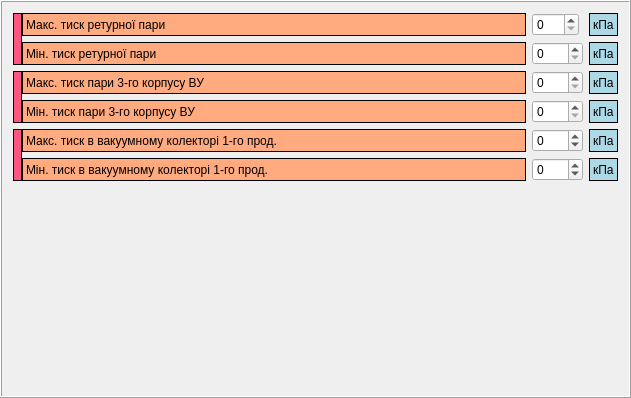
  <widget class="QFrame" name="frame_13">
   <property name="geometry">
    <rect>
     <x>1270</x>
     <y>20</y>
     <width>631</width>
     <height>398</height>
    </rect>
   </property>
   <property name="frameShape">
    <enum>QFrame::Box</enum>
   </property>
   <property name="frameShadow">
    <enum>QFrame::Raised</enum>
   </property>
   <layout class="QGridLayout" name="gridLayout_13">
    <item row="2" column="0" rowspan="2">
     <widget class="QFrame" name="frame_15">
      <property name="frameShape">
       <enum>QFrame::NoFrame</enum>
      </property>
      <property name="frameShadow">
       <enum>QFrame::Raised</enum>
      </property>
      <layout class="QGridLayout" name="gridLayout_15" columnstretch="0,0" columnminimumwidth="0,0">
       <property name="leftMargin">
        <number>0</number>
       </property>
       <property name="topMargin">
        <number>0</number>
       </property>
       <property name="rightMargin">
        <number>0</number>
       </property>
       <property name="bottomMargin">
        <number>0</number>
       </property>
       <property name="horizontalSpacing">
        <number>0</number>
       </property>
       <item row="0" column="1">
        <widget class="QLabel" name="label_69">
         <property name="styleSheet">
          <string notr="true">background-color: rgb(255, 170, 127)</string>
         </property>
         <property name="frameShape">
          <enum>QFrame::Box</enum>
         </property>
         <property name="text">
          <string>Макс. тиск пари 3-го корпусу ВУ</string>
         </property>
        </widget>
       </item>
       <item row="1" column="1">
        <widget class="QLabel" name="label_71">
         <property name="styleSheet">
          <string notr="true">background-color: rgb(255, 170, 127)</string>
         </property>
         <property name="frameShape">
          <enum>QFrame::Box</enum>
         </property>
         <property name="text">
          <string>Мін. тиск пари 3-го корпусу ВУ</string>
         </property>
        </widget>
       </item>
       <item row="0" column="0" rowspan="2">
        <widget class="QLabel" name="label_72">
         <property name="sizePolicy">
          <sizepolicy hsizetype="Maximum" vsizetype="Preferred">
           <horstretch>0</horstretch>
           <verstretch>0</verstretch>
          </sizepolicy>
         </property>
         <property name="styleSheet">
          <string notr="true">background-color: rgb(255, 85, 127)</string>
         </property>
         <property name="frameShape">
          <enum>QFrame::Box</enum>
         </property>
         <property name="text">
          <string/>
         </property>
        </widget>
       </item>
      </layout>
     </widget>
    </item>
    <item row="5" column="1">
     <widget class="QDoubleSpinBox" name="Ai9_min">
      <property name="keyboardTracking">
       <bool>false</bool>
      </property>
      <property name="decimals">
       <number>0</number>
      </property>
      <property name="minimum">
       <double>-100.000000000000000</double>
      </property>
      <property name="maximum">
       <double>500.000000000000000</double>
      </property>
     </widget>
    </item>
    <item row="2" column="1">
     <widget class="QDoubleSpinBox" name="Ai10_max">
      <property name="keyboardTracking">
       <bool>false</bool>
      </property>
      <property name="decimals">
       <number>0</number>
      </property>
      <property name="maximum">
       <double>500.000000000000000</double>
      </property>
     </widget>
    </item>
    <item row="4" column="1">
     <widget class="QDoubleSpinBox" name="Ai9_max">
      <property name="keyboardTracking">
       <bool>false</bool>
      </property>
      <property name="decimals">
       <number>0</number>
      </property>
      <property name="minimum">
       <double>-100.000000000000000</double>
      </property>
      <property name="maximum">
       <double>500.000000000000000</double>
      </property>
     </widget>
    </item>
    <item row="1" column="2">
     <widget class="QLabel" name="label_61">
      <property name="styleSheet">
       <string notr="true">background-color: lightBlue;</string>
      </property>
      <property name="frameShape">
       <enum>QFrame::Box</enum>
      </property>
      <property name="text">
       <string>кПа</string>
      </property>
     </widget>
    </item>
    <item row="5" column="2">
     <widget class="QLabel" name="label_70">
      <property name="styleSheet">
       <string notr="true">background-color: lightBlue;</string>
      </property>
      <property name="frameShape">
       <enum>QFrame::Box</enum>
      </property>
      <property name="text">
       <string>кПа</string>
      </property>
     </widget>
    </item>
    <item row="3" column="2">
     <widget class="QLabel" name="label_64">
      <property name="styleSheet">
       <string notr="true">background-color: lightBlue;</string>
      </property>
      <property name="frameShape">
       <enum>QFrame::Box</enum>
      </property>
      <property name="text">
       <string>кПа</string>
      </property>
     </widget>
    </item>
    <item row="0" column="0" rowspan="2">
     <widget class="QFrame" name="frame_14">
      <property name="frameShape">
       <enum>QFrame::NoFrame</enum>
      </property>
      <property name="frameShadow">
       <enum>QFrame::Raised</enum>
      </property>
      <layout class="QGridLayout" name="gridLayout_14" columnstretch="0,0" columnminimumwidth="0,0">
       <property name="leftMargin">
        <number>0</number>
       </property>
       <property name="topMargin">
        <number>0</number>
       </property>
       <property name="rightMargin">
        <number>0</number>
       </property>
       <property name="bottomMargin">
        <number>0</number>
       </property>
       <property name="horizontalSpacing">
        <number>0</number>
       </property>
       <item row="0" column="1">
        <widget class="QLabel" name="label_66">
         <property name="styleSheet">
          <string notr="true">background-color: rgb(255, 170, 127)</string>
         </property>
         <property name="frameShape">
          <enum>QFrame::Box</enum>
         </property>
         <property name="text">
          <string>Макс. тиск ретурної пари</string>
         </property>
        </widget>
       </item>
       <item row="1" column="1">
        <widget class="QLabel" name="label_68">
         <property name="styleSheet">
          <string notr="true">background-color: rgb(255, 170, 127)</string>
         </property>
         <property name="frameShape">
          <enum>QFrame::Box</enum>
         </property>
         <property name="text">
          <string>Мін. тиск ретурної пари</string>
         </property>
        </widget>
       </item>
       <item row="0" column="0" rowspan="2">
        <widget class="QLabel" name="label_67">
         <property name="sizePolicy">
          <sizepolicy hsizetype="Maximum" vsizetype="Preferred">
           <horstretch>0</horstretch>
           <verstretch>0</verstretch>
          </sizepolicy>
         </property>
         <property name="styleSheet">
          <string notr="true">background-color: rgb(255, 85, 127)</string>
         </property>
         <property name="frameShape">
          <enum>QFrame::Box</enum>
         </property>
         <property name="text">
          <string/>
         </property>
        </widget>
       </item>
      </layout>
     </widget>
    </item>
    <item row="0" column="1">
     <widget class="QDoubleSpinBox" name="Ai11_max">
      <property name="sizePolicy">
       <sizepolicy hsizetype="Maximum" vsizetype="Fixed">
        <horstretch>0</horstretch>
        <verstretch>0</verstretch>
       </sizepolicy>
      </property>
      <property name="keyboardTracking">
       <bool>false</bool>
      </property>
      <property name="decimals">
       <number>0</number>
      </property>
      <property name="maximum">
       <double>500.000000000000000</double>
      </property>
     </widget>
    </item>
    <item row="2" column="2">
     <widget class="QLabel" name="label_62">
      <property name="styleSheet">
       <string notr="true">background-color: lightBlue;</string>
      </property>
      <property name="frameShape">
       <enum>QFrame::Box</enum>
      </property>
      <property name="text">
       <string>кПа</string>
      </property>
     </widget>
    </item>
    <item row="6" column="0" colspan="3">
     <spacer name="verticalSpacer_3">
      <property name="orientation">
       <enum>Qt::Vertical</enum>
      </property>
      <property name="sizeHint" stdset="0">
       <size>
        <width>20</width>
        <height>40</height>
       </size>
      </property>
     </spacer>
    </item>
    <item row="3" column="1">
     <widget class="QDoubleSpinBox" name="Ai10_min">
      <property name="keyboardTracking">
       <bool>false</bool>
      </property>
      <property name="decimals">
       <number>0</number>
      </property>
      <property name="maximum">
       <double>500.000000000000000</double>
      </property>
     </widget>
    </item>
    <item row="1" column="1">
     <widget class="QDoubleSpinBox" name="Ai11_min">
      <property name="keyboardTracking">
       <bool>false</bool>
      </property>
      <property name="decimals">
       <number>0</number>
      </property>
      <property name="maximum">
       <double>500.000000000000000</double>
      </property>
     </widget>
    </item>
    <item row="4" column="0" rowspan="2">
     <widget class="QFrame" name="frame_16">
      <property name="frameShape">
       <enum>QFrame::NoFrame</enum>
      </property>
      <property name="frameShadow">
       <enum>QFrame::Raised</enum>
      </property>
      <layout class="QGridLayout" name="gridLayout_16" columnstretch="0,0" columnminimumwidth="0,0">
       <property name="leftMargin">
        <number>0</number>
       </property>
       <property name="topMargin">
        <number>0</number>
       </property>
       <property name="rightMargin">
        <number>0</number>
       </property>
       <property name="bottomMargin">
        <number>0</number>
       </property>
       <property name="horizontalSpacing">
        <number>0</number>
       </property>
       <item row="0" column="1">
        <widget class="QLabel" name="label_73">
         <property name="styleSheet">
          <string notr="true">background-color: rgb(255, 170, 127)</string>
         </property>
         <property name="frameShape">
          <enum>QFrame::Box</enum>
         </property>
         <property name="text">
          <string>Макс. тиск в вакуумному колекторі 1-го прод.</string>
         </property>
        </widget>
       </item>
       <item row="1" column="1">
        <widget class="QLabel" name="label_74">
         <property name="styleSheet">
          <string notr="true">background-color: rgb(255, 170, 127)</string>
         </property>
         <property name="frameShape">
          <enum>QFrame::Box</enum>
         </property>
         <property name="text">
          <string>Мін. тиск в вакуумному колекторі 1-го прод.</string>
         </property>
        </widget>
       </item>
       <item row="0" column="0" rowspan="2">
        <widget class="QLabel" name="label_75">
         <property name="sizePolicy">
          <sizepolicy hsizetype="Maximum" vsizetype="Preferred">
           <horstretch>0</horstretch>
           <verstretch>0</verstretch>
          </sizepolicy>
         </property>
         <property name="styleSheet">
          <string notr="true">background-color: rgb(255, 85, 127)</string>
         </property>
         <property name="frameShape">
          <enum>QFrame::Box</enum>
         </property>
         <property name="text">
          <string/>
         </property>
        </widget>
       </item>
      </layout>
     </widget>
    </item>
    <item row="4" column="2">
     <widget class="QLabel" name="label_65">
      <property name="styleSheet">
       <string notr="true">background-color: lightBlue;</string>
      </property>
      <property name="frameShape">
       <enum>QFrame::Box</enum>
      </property>
      <property name="text">
       <string>кПа</string>
      </property>
     </widget>
    </item>
    <item row="0" column="2">
     <widget class="QLabel" name="label_63">
      <property name="sizePolicy">
       <sizepolicy hsizetype="Maximum" vsizetype="Preferred">
        <horstretch>0</horstretch>
        <verstretch>0</verstretch>
       </sizepolicy>
      </property>
      <property name="styleSheet">
       <string notr="true">background-color: lightBlue;</string>
      </property>
      <property name="frameShape">
       <enum>QFrame::Box</enum>
      </property>
      <property name="text">
       <string>кПа</string>
      </property>
     </widget>
    </item>
   </layout>
  </widget>
